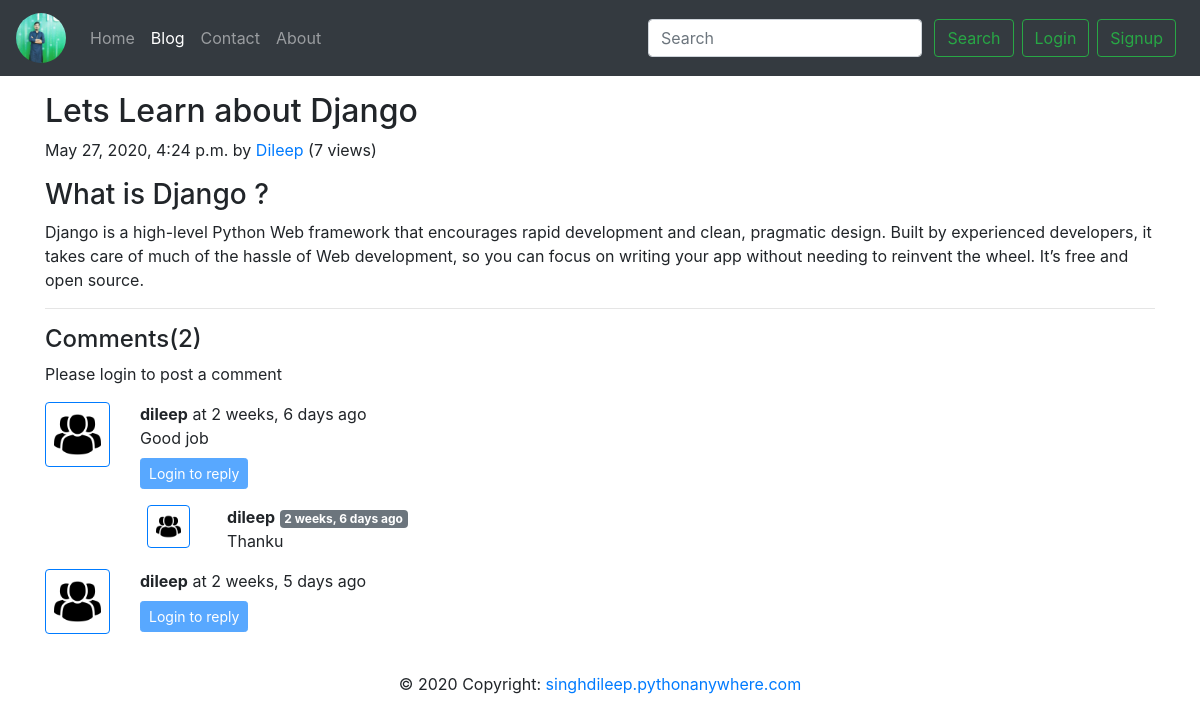
The app's page /blog/Django-Tutorial with its own data.
### blog/models.py (models this page shows, shortened)
class Post(models.Model):
    sno = models.AutoField(primary_key=True)
    title = models.CharField(max_length=100)
    content = models.TextField()
    author = models.CharField(max_length=100)
    slug = models.CharField(max_length=130)
    views = models.IntegerField(default=0)
    timeStamp = models.DateTimeField(blank=True)

class BlogComment(models.Model):
    sno = models.AutoField(primary_key = True)
    comment = models.TextField()
    user = models.ForeignKey(User, on_delete=models.CASCADE)
    post = models.ForeignKey(Post, on_delete=models.CASCADE)
    parents = models.ForeignKey('self',on_delete=models.CASCADE,null=True)
    timestamp = models.DateTimeField(default=now)

### blog/views.py (the view)
# urls.py: path('<str:slug>', views.blogPost, name='blogPost'),
def blogPost(request,slug):
    post = Post.objects.filter(slug=slug).first()
    post.views = post.views + 1
    post.save()
    comments = BlogComment.objects.filter(post=post,parents=None)
    replies = BlogComment.objects.filter(post=post).exclude(parents=None)
    replyDict = {}
    for reply in replies:
        if reply.parents.sno not in replyDict.keys():
            replyDict[reply.parents.sno] = [reply]
        else:
            replyDict[reply.parents.sno].append(reply)
    context = {'post':post,'comments':comments,'user':request.user,'replyDict':replyDict}
    return render(request,'blog/blogPost.html',context)

### blog/templatetags/extras.py (called while the page is built)
@register.filter(name = 'get_val')
def get_val(dict,key):
    return dict.get(key)

### templates/blog/blogPost.html (shortened to what this page needs)
{% extends 'base.html' %}
{% block blogactive %} active {% endblock blogactive %}
{% block body %}
{% load humanize %}
{% load extras %}
<div class="container my-3">
    <h2 class="blog-post-title">{{post.title}}</h2>
    <p class="blog-post-meta">{{post.timeStamp}} by <a href="/about">{{post.author}}</a> (<span>{{post.views}} views</span>)
</p>
    <p>{{post.content|safe}}</p>
    <hr>
</div>
<div class="container">
<h4>Comments({{comments.count}})</h4>
<div class="my-2">
{%if user.is_authenticated %}
<form action="/blog/postComment" method="post">
 {% csrf_token %}
    <div class="form-group">
        <label for="ExamplePostComment">Post Comment</label>
        <input type="text"class="form-control" name="comment" placeholder="Enter comment here">
    </div>
     <input type="hidden" name="postSno" value="{{post.sno}}">
     <input type="hidden" name="parentSno" value="">
     {% comment %} <input  type="submit" value="submit"> {% endcomment %}
     <button type="submit" class="btn btn-primary">Submit</button>
</form>
{% else %}
<p>Please login to post a comment</p>
{% endif %}
</div>
{% for comment in comments %}
<div class="row my-2">
    <div class="col-md-1 ">
    <img class="rounded mx-auto d-block w-100 p-2 border border-primary"src="/static/img/user.png" alt="user">
     </div>
    <div class="col-md-11"><b>{{comment.user.username}}</b> at {{comment.timestamp | naturaltime }}
    <div>{{comment.comment}}</div>
    <div class="reply mx-0">
    {%if user.is_authenticated %}
     <button class="btn btn-sm btn-primary my-2" type="button" data-toggle="collapse" data-target="#replyBox{{comment.sno}}" aria-expanded="false" aria-controls="replyBox{{comment.sno}}">
    Reply
  </button>
<div class="collapse" id="replyBox{{comment.sno}}">
  <div class="card card-body my-2">
        <form action="/blog/postComment" method="post">
        {% csrf_token %}
            <div class="form-group">
                <label for="comment">Post Reply</label>
                <input type="text"class="form-control" name="comment" placeholder="Enter comment here">
                <input type="hidden" name="parentSno" value="{{comment.sno}}">
            </div>
            <input type="hidden" name="postSno" value="{{post.sno}}">
            {% comment %} <input  type="submit" value="submit"> {% endcomment %}
            <button type="submit" class="btn btn-primary">Submit</button>
        </form>
    </div>
</div>
{% else %}
<button class="btn btn-sm btn-primary my-2" type="button" data-toggle="collapse" data-target="#replyBox{{comment.sno}}" aria-expanded="false" aria-controls="replyBox{{comment.sno}}" disabled>
     Login to reply
  </button>
{% endif %}
<div class="replies my-2 ">
    {% for reply in replyDict|get_val:comment.sno %}
    <div class="row my-2">
        <div class="col md-1">
            <img class="rounded mx-auto d-block w-75 p-2 border border-primary"src="/static/img/user.png" alt="user">
        </div>
        <div class="col-md-11">
        <b>{{reply.user.username}}</b> <span class="badge badge-secondary"> {{reply.timestamp | naturaltime }}</span>
        <div>{{reply.comment}}</div>
    </div>
    <br>
</div>
{% endfor %}
</div>
    </div>
    </div>
</div>
{% endfor %}
</div>
{% endblock body %}

### records on screen
Post: title "Lets Learn about Django", timeStamp "May 27, 2020, 4:24 p.m.", author "Dileep", views "7", content "What is Django ? Django is a high-level Python Web framework that encourages rapid development and clean, pragmatic design. Built by experienced developers, it takes care of much of the hassle of Web development, so you can focus on writing your app without needing to reinvent the wheel. It’s free and open source."
BlogComment: user.username "dileep", timestamp "2 weeks, 6 days ago", comment "Good job"
BlogComment: user.username "dileep", timestamp "2 weeks, 6 days ago", comment "Thanku"
BlogComment: user.username "dileep", timestamp "2 weeks, 5 days ago"

### other values on screen
{{ comments.count }} "2"
